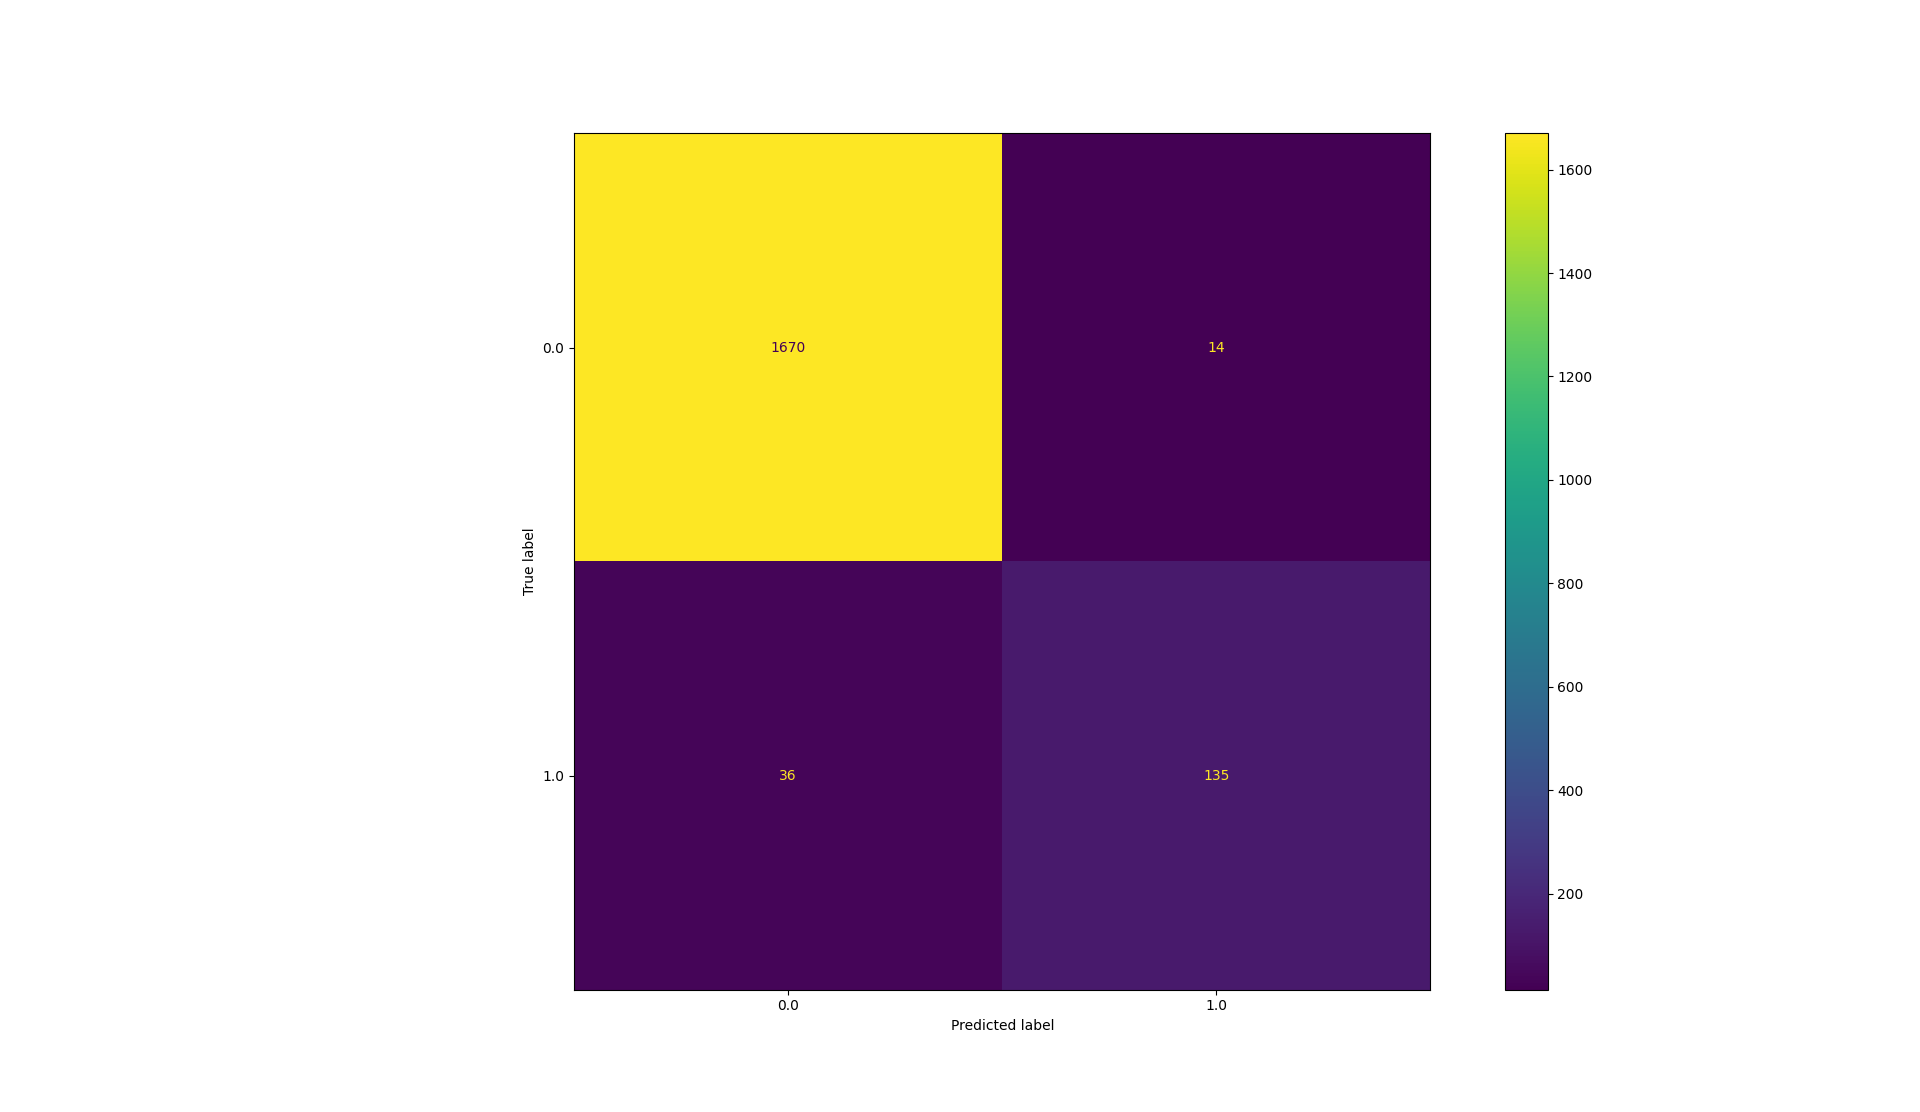

Python code for this plot:
import matplotlib.pyplot as plt
from sklearn.metrics import ConfusionMatrixDisplay, classification_report

from train import y_pred, y_val

# Create and display the confusion matrix
disp = ConfusionMatrixDisplay.from_predictions(y_val, y_pred)
plt.show()
